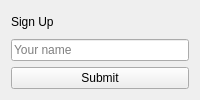
<?xml version="1.0" encoding="UTF-8"?>
<ui version="4.0">
 <class>Form</class>
 <widget class="QWidget" name="Form">
  <layout class="QVBoxLayout" name="verticalLayout">
   <item>
    <widget class="QLabel" name="titleLabel">
     <property name="text">
      <string>Sign Up</string>
     </property>
    </widget>
   </item>
   <item>
    <widget class="QLineEdit" name="nameEdit">
     <property name="placeholderText">
      <string>Your name</string>
     </property>
    </widget>
   </item>
   <item>
    <widget class="QPushButton" name="submitButton">
     <property name="text">
      <string>Submit</string>
     </property>
    </widget>
   </item>
  </layout>
 </widget>
</ui>
